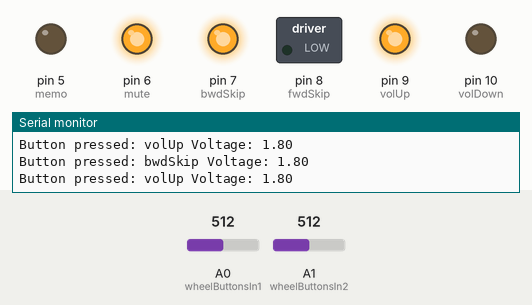
A sketch run on a simulated Arduino Uno, built with avr-gcc and run on an emulated ATmega328P. On the bench: switched loads named in the sketch (green lamp = pin HIGH), output pins drawn as LEDs (lit = HIGH), the last lines printed to the serial monitor. Dashed ring = blinking. Inputs (shaded band) come from the test bench; at power-on: A1 (wheelButtonsIn2) = 512, A0 (wheelButtonsIn1) = 512.

Above: at 1.2 s.
1.3 s: A1 (wheelButtonsIn2) set to 612
2.8 s: A1 (wheelButtonsIn2) set to 643
At 3.1 s:
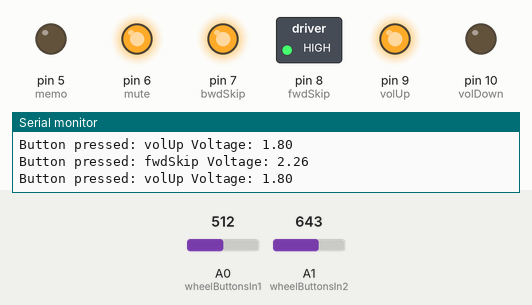
4.3 s: A0 (wheelButtonsIn1) set to 615
7.3 s: A0 (wheelButtonsIn1) set to 635
At 8.1 s:
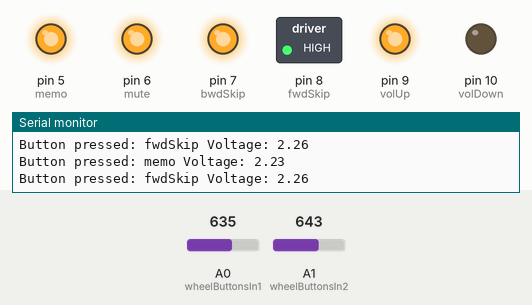
8.8 s: A1 (wheelButtonsIn2) set to 720
11.8 s: A1 (wheelButtonsIn2) set to 750
At 12.13 s:
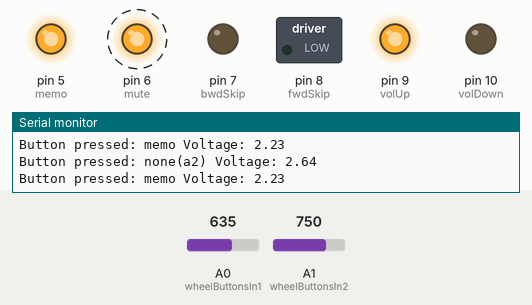
Timing chart, 0 to 15.8 s (numbered marks = the images above; inputs shaded):
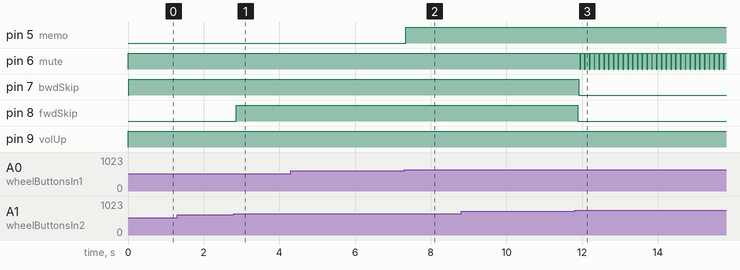

The sketch:

xantiaButtonControls.ino
```cpp
// Provide digital output given the analogue voltage input
// from Citroen steering wheel stereo controls.
// ADS, 6/10/16
#include <EEPROM.h>
const int addr = 0; // location in EEPROM to store amp power variable
int ampIsOn = EEPROM.read(addr); // read stored amp state


// set pins
const int wheelButtonsIn1 = 0; // use analog pins 0 and 1 to read voltage
const int wheelButtonsIn2 = 1; // output from wheel buttons.
const int volUp = 9;         // use digital pins for output.
const int volDown = 10;
const int fwdSkip = 8;
const int bwdSkip = 7;
const int memo = 5;
const int mute = 6;
const int custom1 = 3;
const int custom2 = 4;
const int buttonArray1[] = {volUp,volDown,memo,custom1};  // group buttons in arrays
const int buttonArray2[] = {fwdSkip,bwdSkip,mute,custom2};// for neater pin resets.

// voltage levels required for pin activation- if driving the wheel from 5v, values are:
// const float vLev0 = 1
// const float vLev1 = 1.5
// const float vLev2 = 2
// const float vLev3 = 3.9
// If driving from 3.6v:
const float vLev0 = 0.5;
const float vLev1 = 1.8;
const float vLev2 = 2.2;
const float vLev3 = 2.6;
const double vRef = 3.6; // reference voltage to be read by A0

int debugFlag = 1;
char* buttonName = "";
float voltage = 0.0;

void setup(){
  // set up the pins as inputs and outputs
  pinMode(wheelButtonsIn1, INPUT);
  pinMode(wheelButtonsIn2, INPUT);
  pinMode(volUp, OUTPUT);
  pinMode(volDown, OUTPUT);
  pinMode(fwdSkip, OUTPUT);
  pinMode(bwdSkip, OUTPUT);
  pinMode(memo, OUTPUT);
  pinMode(mute, OUTPUT);

  if(ampIsOn!=0 || ampIsOn!=1){  // if amp state is missing or corrupted, switch off as default.
  ampIsOn=0;
  }

  if(ampIsOn=0)  {          // turn amp on/off based on last state
   digitalWrite(mute,LOW);
  }
  else  {
    digitalWrite(mute,HIGH);
  }

  Serial.begin(9600); // debug over serial
}

void loop() {

  int buttonArray1Value = analogRead(wheelButtonsIn1);
  int buttonArray2Value = analogRead(wheelButtonsIn2);
  float voltageA1 = buttonArray1Value * (vRef / 1023.0); // lower multiplier will change depending on
  float voltageA2 = buttonArray2Value * (vRef / 1023.0); // voltage used to drive the circuit. 3.6v here.

  // Read array 1 (volume controls and memo button).
  if(voltageA1 < vLev0)  {
    digitalWrite(volDown, HIGH);
    serialDebug(voltageA1,"volDown");
    delay(25);
  }

  else if(voltageA1 > vLev1 && voltageA1 < vLev2)  {
    digitalWrite(volUp, HIGH);
    serialDebug(voltageA1,"volUp");
    delay(25);
  }
  else if(voltageA1 > vLev2 && voltageA1 < vLev3)  {
    digitalWrite(memo, HIGH);
    serialDebug(voltageA1,"memo");
    delay(25);
  }
  else if(voltageA1 > vLev3)  {
    for (int i=0; i < 3; i++){
      digitalWrite(buttonArray1[i],LOW);
      delay(25);
    }
    serialDebug(voltageA1,"none(a1)");
  }

  // Read array 2 (skip and mute buttons)

  if(voltageA2 < vLev0)  {
      ampPowerToggle();
      serialDebug(voltageA2,"mute");
      delay(25);
  }

  else if(voltageA2 > vLev1 && voltageA2 < vLev2)  {
    digitalWrite(bwdSkip, HIGH);
    serialDebug(voltageA2,"bwdSkip");
    delay(25);
  }
  else if(voltageA2 > vLev2 && voltageA2 < vLev3)  {
    digitalWrite(fwdSkip, HIGH);
    serialDebug(voltageA2,"fwdSkip");
    delay(25);
  }
  else if(voltageA2 > vLev3)  {
    for (int i=0; i < 3; i++){
      digitalWrite(buttonArray2[i],LOW);
      delay(25);
    }
    digitalWrite(mute,HIGH);
    serialDebug(voltageA2,"none(a2)");
  }

 delay(25);
}

void ampPowerToggle()  {
  switch(ampIsOn) {
      case 0:
        {
            digitalWrite(mute,HIGH);
            ampIsOn = 1;
            Serial.println("Amp switched ON");
            EEPROM.write(addr,ampIsOn);
            delay(250);
          }
            break;

      case 1:
        {
          digitalWrite(mute,LOW);
          ampIsOn = 0;
          Serial.println("Amp switched OFF");
          EEPROM.write(addr,ampIsOn);
          delay(250);
        }
          break;
    }
}

// debug (optional)
void serialDebug(float voltage, char* buttonName)  {
  if(debugFlag == 1)  {
    Serial.print("Button pressed: ");
    Serial.print(buttonName);
    Serial.print(" Voltage: ");
    Serial.print(voltage);
    Serial.println();
    char* buttonName = "";
  }

    else  {
      return;
    }
}
```

Measured:
- the behaviour switches between 625 and 626 on A1 (wheelButtonsIn2) (found by bisection; images 0 and 1)
- the behaviour switches between 625 and 626 on A0 (wheelButtonsIn1) (found by bisection; images 1 and 2)
- the behaviour switches between 738 and 739 on A1 (wheelButtonsIn2) (found by bisection; images 2 and 3)
- after the input at 2.8 s, pin 8 (fwdSkip): LOW → HIGH after 0.05 s
- after the input at 7.3 s, pin 5 (memo): LOW → HIGH at once
- after the input at 11.8 s, pin 6 (mute): alternates HIGH for 0.10 s and LOW for 0.03 s, starting after 0.13 s; pin 7 (bwdSkip): HIGH → LOW after 0.11 s; pin 8 (fwdSkip): HIGH → LOW after 0.08 s
